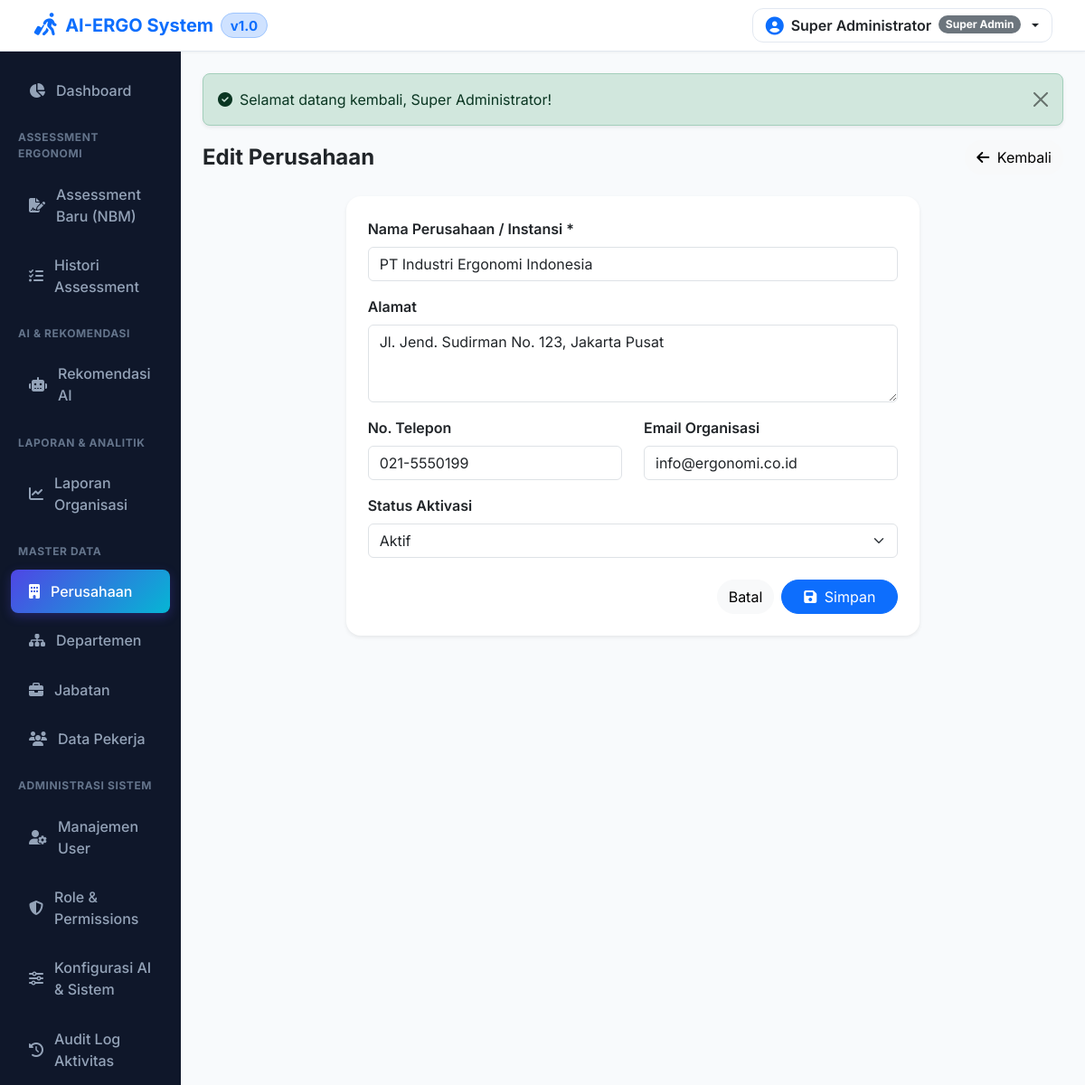
Page /companies/edit/1 (signed in) on the committed database.
### tables this page shows
CREATE TABLE IF NOT EXISTS `settings` (
  `id` BIGINT UNSIGNED AUTO_INCREMENT PRIMARY KEY,
  `setting_group` VARCHAR(50) NOT NULL DEFAULT 'general',
  `setting_key` VARCHAR(100) NOT NULL UNIQUE,
  `setting_value` LONGTEXT NULL,
  `description` TEXT NULL
);

CREATE TABLE IF NOT EXISTS `companies` (
  `id` BIGINT UNSIGNED AUTO_INCREMENT PRIMARY KEY,
  `name` VARCHAR(255) NOT NULL,
  `address` TEXT NULL,
  `phone` VARCHAR(50) NULL,
  `email` VARCHAR(100) NULL,
  `logo` VARCHAR(255) NULL,
  `status` ENUM('active', 'inactive') DEFAULT 'active',
  `created_at` TIMESTAMP DEFAULT CURRENT_TIMESTAMP,
  `updated_at` TIMESTAMP DEFAULT CURRENT_TIMESTAMP ON UPDATE CURRENT_TIMESTAMP
);

### core/App.php (called while the page is built, shortened)
<?php
class App {
    public function __construct() {
        require_once __DIR__ . '/../app/Helpers/Functions.php';
        spl_autoload_register(function ($class) {
            $prefixCore = 'Core\\';
            $prefixApp = 'App\\';
            if (strpos($class, $prefixCore) === 0) {
                $relativeClass = substr($class, strlen($prefixCore));
                $file = __DIR__ . '/' . str_replace('\\', '/', $relativeClass) . '.php';
                if (file_exists($file)) {
                    return;
                }
            }
            if (strpos($class, $prefixApp) === 0) {
                $relativeClass = substr($class, strlen($prefixApp));
                $file = __DIR__ . '/../app/' . str_replace('\\', '/', $relativeClass) . '.php';
                if (file_exists($file)) {
                    return;
                }
            }
        });
    }
    public function run(): void {
        Router::dispatch($_SERVER['REQUEST_URI'], $_SERVER['REQUEST_METHOD']);
    }
}

### app/Controllers/CompanyController.php (called while the page is built, shortened)
<?php
class CompanyController extends Controller {
    public function edit($id) {
        $companyModel = new Company();
        $company = $companyModel->find($id);
        $this->view('companies/form', ['company' => $company, 'title' => 'Edit Perusahaan']);
    }
}

### public/index.php (called while the page is built)
<?php
require_once __DIR__ . '/../core/App.php';
$app = new Core\App();
$app->run();

### app/Helpers/Functions.php (called while the page is built, shortened)
<?php
if (!function_exists('get_setting')) {
    function get_setting($key, $default = '') {
        static $settingsMap = null;
        if ($settingsMap === null) {
            try {
                $settingModel = new \App\Models\Setting();
                $settingsMap = $settingModel->getAllAsKeyValue();
            } catch (\Exception $e) {
                $settingsMap = [];
            }
        }
        return $settingsMap[$key] ?? $default;
    }
}
if (!function_exists('base_url')) {
    function base_url($path = '') {
        static $detectedBase = null;
        if ($detectedBase === null) {
            if (isset($_SERVER['HTTP_HOST'])) {
                $scheme = (isset($_SERVER['HTTPS']) && $_SERVER['HTTPS'] === 'on') ? 'https' : 'http';
                $scriptDir = str_replace('\\', '/', dirname($_SERVER['SCRIPT_NAME'] ?? ''));
                $baseDir = preg_replace('#/public$#i', '', $scriptDir);
                $detectedBase = $scheme . '://' . $_SERVER['HTTP_HOST'] . rtrim($baseDir, '/');
            } else {
                $detectedBase = config('app.url', 'http://localhost/ergonomi');
            }
        }
        return rtrim($detectedBase, '/') . '/' . ltrim($path, '/');
    }
}
if (!function_exists('assets')) {
    function assets($path = '') {
        static $detectedAssetsBase = null;
        if ($detectedAssetsBase === null) {
            if (isset($_SERVER['HTTP_HOST'])) {
                $scheme = (isset($_SERVER['HTTPS']) && $_SERVER['HTTPS'] === 'on') ? 'https' : 'http';
                $scriptDir = str_replace('\\', '/', dirname($_SERVER['SCRIPT_NAME'] ?? ''));
                if (preg_match('#/public$#i', $scriptDir)) {
                    $detectedAssetsBase = $scheme . '://' . $_SERVER['HTTP_HOST'] . rtrim($scriptDir, '/') . '/assets/';
                } else {
                    $detectedAssetsBase = $scheme . '://' . $_SERVER['HTTP_HOST'] . rtrim($scriptDir, '/') . '/public/assets/';
                }
            } else {
                $detectedAssetsBase = base_url('public/assets/');
            }
        }
        return rtrim($detectedAssetsBase, '/') . '/' . ltrim($path, '/');
    }
}
if (!function_exists('upload_exists')) {
    function upload_exists($path = '') {
        if (empty($path)) return false;
        $fullPath = __DIR__ . '/../../public/' . ltrim($path, '/');
        return file_exists($fullPath);
    }
}
if (!function_exists('sanitize')) {
    function sanitize($data) {
        return htmlspecialchars(trim((string)$data), ENT_QUOTES, 'UTF-8');
    }
}
if (!function_exists('auth_user')) {
    function auth_user() {
        return $_SESSION['user'] ?? null;
    }
}
if (!function_exists('is_logged_in')) {
    function is_logged_in() {
        return auth_user() !== null;
    }
}

### core/Database.php (called while the page is built, shortened)
<?php
class Database {
    private static ?PDO $instance = null;
    public static function getInstance(): PDO {
        if (self::$instance === null) {
            $config = require __DIR__ . '/../config/database.php';
            $dsn = "mysql:host={$config['host']};port={$config['port']};dbname={$config['dbname']};charset={$config['charset']}";
            try {
                self::$instance = new PDO($dsn, $config['username'], $config['password'], $config['options']);
            } catch (PDOException $e) {
                try {
                    $dsnNoDb = "mysql:host={$config['host']};port={$config['port']};charset={$config['charset']}";
                    $pdo = new PDO($dsnNoDb, $config['username'], $config['password'], $config['options']);
                    $pdo->exec("CREATE DATABASE IF NOT EXISTS `" . $config['dbname'] . "` DEFAULT CHARACTER SET utf8mb4 COLLATE utf8mb4_unicode_ci");
                    $pdo->exec("USE `" . $config['dbname'] . "`");
                    $sqlFile = __DIR__ . '/../database.sql';
                    if (file_exists($sqlFile)) {
                        $sql = file_get_contents($sqlFile);
                        $pdo->exec($sql);
                    }
                    self::$instance = $pdo;
                } catch (PDOException $ex) {
                    die("Database connection error: " . $ex->getMessage());
                }
            }
        }
        return self::$instance;
    }
}

### core/Model.php (called while the page is built, shortened)
<?php
abstract class Model {
    protected PDO $db;
    protected string $table;
    protected string $primaryKey = 'id';
    public function __construct() {
        $this->db = Database::getInstance();
    }
    public function all(): array {
        $stmt = $this->db->query("SELECT * FROM {$this->table} ORDER BY {$this->primaryKey} DESC");
        return $stmt->fetchAll();
    }
    public function find($id): ?array {
        $stmt = $this->db->prepare("SELECT * FROM {$this->table} WHERE {$this->primaryKey} = :id LIMIT 1");
        $stmt->execute(['id' => $id]);
        $result = $stmt->fetch();
        return $result ?: null;
    }
}

### app/Models/Setting.php (called while the page is built, shortened)
<?php
class Setting extends Model {
    public function getAllAsKeyValue(): array {
        $all = $this->all();
        $map = [];
        foreach ($all as $item) {
            $map[$item['setting_key']] = $item['setting_value'];
        }
        return $map;
    }
}

### config/database.php (called while the page is built)
<?php
return [
    'host' => '127.0.0.1',
    'port' => 3306,
    'dbname' => 'ai_ergo',
    'username' => 'root',
    'password' => '',
    'charset' => 'utf8mb4',
    'options' => [
        PDO::ATTR_ERRMODE => PDO::ERRMODE_EXCEPTION,
        PDO::ATTR_DEFAULT_FETCH_MODE => PDO::FETCH_ASSOC,
        PDO::ATTR_EMULATE_PREPARES => false,
    ],
];

### resources/views/companies/form.php (the view, shortened to what this page needs)
<div class="d-flex flex-column flex-sm-row justify-content-between align-items-start align-items-sm-center gap-3 mb-4">
    <h4 class="fw-bold text-dark mb-0"><?= sanitize($title) ?></h4>
    <a href="<?= base_url('companies') ?>" class="btn btn-light rounded-pill btn-mobile-full"><i class="fa-solid fa-arrow-left me-1"></i> Kembali</a>
</div>
<div class="card border-0 shadow-sm rounded-4 col-lg-8 mx-auto">
    <div class="card-body p-4">
        <form action="" method="POST">
            <div class="mb-3">
                <label class="form-label fw-semibold text-dark">Nama Perusahaan / Instansi *</label>
                <input type="text" name="name" class="form-control" value="<?= sanitize($company['name'] ?? '') ?>" required>
            </div>
            <div class="mb-3">
                <label class="form-label fw-semibold text-dark">Alamat</label>
                <textarea name="address" class="form-control" rows="3"><?= sanitize($company['address'] ?? '') ?></textarea>
            </div>
            <div class="row">
                <div class="col-md-6 mb-3">
                    <label class="form-label fw-semibold text-dark">No. Telepon</label>
                    <input type="text" name="phone" class="form-control" value="<?= sanitize($company['phone'] ?? '') ?>">
                </div>
                <div class="col-md-6 mb-3">
                    <label class="form-label fw-semibold text-dark">Email Organisasi</label>
                    <input type="email" name="email" class="form-control" value="<?= sanitize($company['email'] ?? '') ?>">
                </div>
            </div>
            <div class="mb-4">
                <label class="form-label fw-semibold text-dark">Status Aktivasi</label>
                <select name="status" class="form-select">
                    <option value="active" <?= ($company['status'] ?? '') == 'active' ? 'selected' : '' ?>>Aktif</option>
                </select>
            </div>
            <div class="d-flex flex-column-reverse flex-sm-row justify-content-end gap-2">
                <a href="<?= base_url('companies') ?>" class="btn btn-light rounded-pill btn-mobile-full">Batal</a>
                <button type="submit" class="btn btn-primary rounded-pill px-4 btn-mobile-full"><i class="fa-solid fa-floppy-disk me-1"></i> Simpan</button>
            </div>
        </form>
    </div>
</div>

### core/Router.php (shortened to what this page needs)
<?php
class Router {
    private static array $routes = [];
    public static function get(string $path, array $handler): void {
        self::$routes['GET'][$path] = $handler;
    }
    public static function post(string $path, array $handler): void {
        self::$routes['POST'][$path] = $handler;
    }
    public static function dispatch(string $uri, string $method): void {
        $uri = parse_url($uri, PHP_URL_PATH);
        $scriptDir = str_replace('\\', '/', dirname($_SERVER['SCRIPT_NAME'] ?? ''));
        $baseDir = preg_replace('#/public$#i', '', $scriptDir);
        if (!empty($scriptDir) && $scriptDir !== '/' && strpos($uri, $scriptDir) === 0) {
            $uri = substr($uri, strlen($scriptDir));
        } elseif (!empty($baseDir) && $baseDir !== '/' && strpos($uri, $baseDir) === 0) {
            $uri = substr($uri, strlen($baseDir));
        }
        $uri = '/' . trim($uri, '/');
        $method = strtoupper($method);
        if (isset(self::$routes[$method])) {
            foreach (self::$routes[$method] as $routePath => $handler) {
                $pattern = preg_replace('/\{([a-zA-Z0-9_]+)\}/', '([^/]+)', $routePath);
                $pattern = "#^" . $pattern . "$#";
                if (preg_match($pattern, $uri, $matches)) {
                    array_shift($matches);
                    [$controllerClass, $action] = $handler;
                    if (class_exists($controllerClass)) {
                        $controller = new $controllerClass();
                        if (method_exists($controller, $action)) {
                            call_user_func_array([$controller, $action], $matches);
                            return;
                        }
                    }
                }
            }
        }
        exit;
    }
}

### resources/views/layouts/header.php (shortened to what this page needs)
<!DOCTYPE html>
<html lang="id">
<head>
    <?php $appFavicon = get_setting('APP_FAVICON'); ?>
    <link href="https://cdn.jsdelivr.net/npm/bootstrap@5.3.2/dist/css/bootstrap.min.css" rel="stylesheet">
    <link href="https://cdnjs.cloudflare.com/ajax/libs/font-awesome/6.4.2/css/all.min.css" rel="stylesheet">
    <link href="<?= assets('css/style.css') ?>?v=<?= time() ?>" rel="stylesheet">
</head>
<body>
<?php if (is_logged_in()): ?>
<nav class="navbar app-header sticky-top px-2 px-md-4 py-2">
    <div class="container-fluid d-flex flex-nowrap align-items-center justify-content-between">
        <div class="d-flex align-items-center gap-2">
            <a class="navbar-brand d-flex align-items-center gap-1 gap-sm-2 fw-bold text-primary mb-0 me-0" href="<?= base_url('dashboard') ?>">
                <?php $appLogo = get_setting('APP_LOGO'); ?>
                <?php if (upload_exists($appLogo)): ?>
                    <img src="<?= upload_url($appLogo) ?>" alt="Logo" style="max-height: 32px; width: auto;" class="d-inline-block align-text-top me-1">
                <?php else: ?>
                    <i class="fa-solid fa-person-walking-luggage fa-lg text-primary"></i>
                <?php endif; ?>
                <span><?= sanitize(get_setting('APP_NAME', 'AI-ERGO')) ?></span>
                <span class="badge bg-primary-subtle text-primary border border-primary-subtle rounded-pill fs-7">v1.0</span>
            </a>
        </div>
        <div class="d-flex align-items-center ms-auto">
            <div class="dropdown">
                <button class="btn dropdown-toggle d-flex align-items-center gap-2 user-profile-btn" type="button" data-bs-toggle="dropdown">
                    <i class="fa-solid fa-circle-user text-primary fa-lg"></i>
                    <span class="fw-semibold text-dark d-none d-md-inline"><?= sanitize(auth_user()['name'] ?? 'User') ?></span>
                    <span class="badge bg-secondary rounded-pill d-none d-md-inline"><?= sanitize(auth_user()['roles'][0] ?? 'User') ?></span>
                </button>
            </div>
        </div>
    </div>
</nav>
<div class="container-fluid">
    <div class="row">
<?php endif; ?>

### public/assets/css/style.css (style rules this page uses)
:root { --primary-color: #4f46e5; --primary-hover: #4338ca; --secondary-color: #06b6d4; --dark-sidebar: #0f172a; --dark-sidebar-hover: #1e293b; --bg-light: #f8fafc; --text-main: #1e293b; --text-muted: #64748b; --risk-low: #10b981; --risk-medium: #f59e0b; --risk-high: #f97316; --risk-very-high: #ef4444; }
body { font-family: 'Inter', system-ui, -apple-system, sans-serif; background-color: var(--bg-light); color: var(--text-main); margin: 0; padding: 0; }
.app-header { background: #ffffff; border-bottom: 1px solid #e2e8f0; box-shadow: 0 1px 3px rgba(0,0,0,0.05); }
.user-profile-btn { border-radius: 0.75rem !important; padding: 0.35rem 0.85rem !important; border: 1px solid #e2e8f0 !important; background-color: #ffffff !important; transition: all 0.2s ease !important; }

### rows in the picture
settings: setting_key "AI-ERGO System"
companies: name "PT Industri Ergonomi Indonesia", address "Jl. Jend. Sudirman No. 123, Jakarta Pusat", phone "021-5550199", email "info@ergonomi.co.id", status "Aktif"

### other values in the picture
$msg['message'] "Selamat datang kembali, Super Administrator!"
